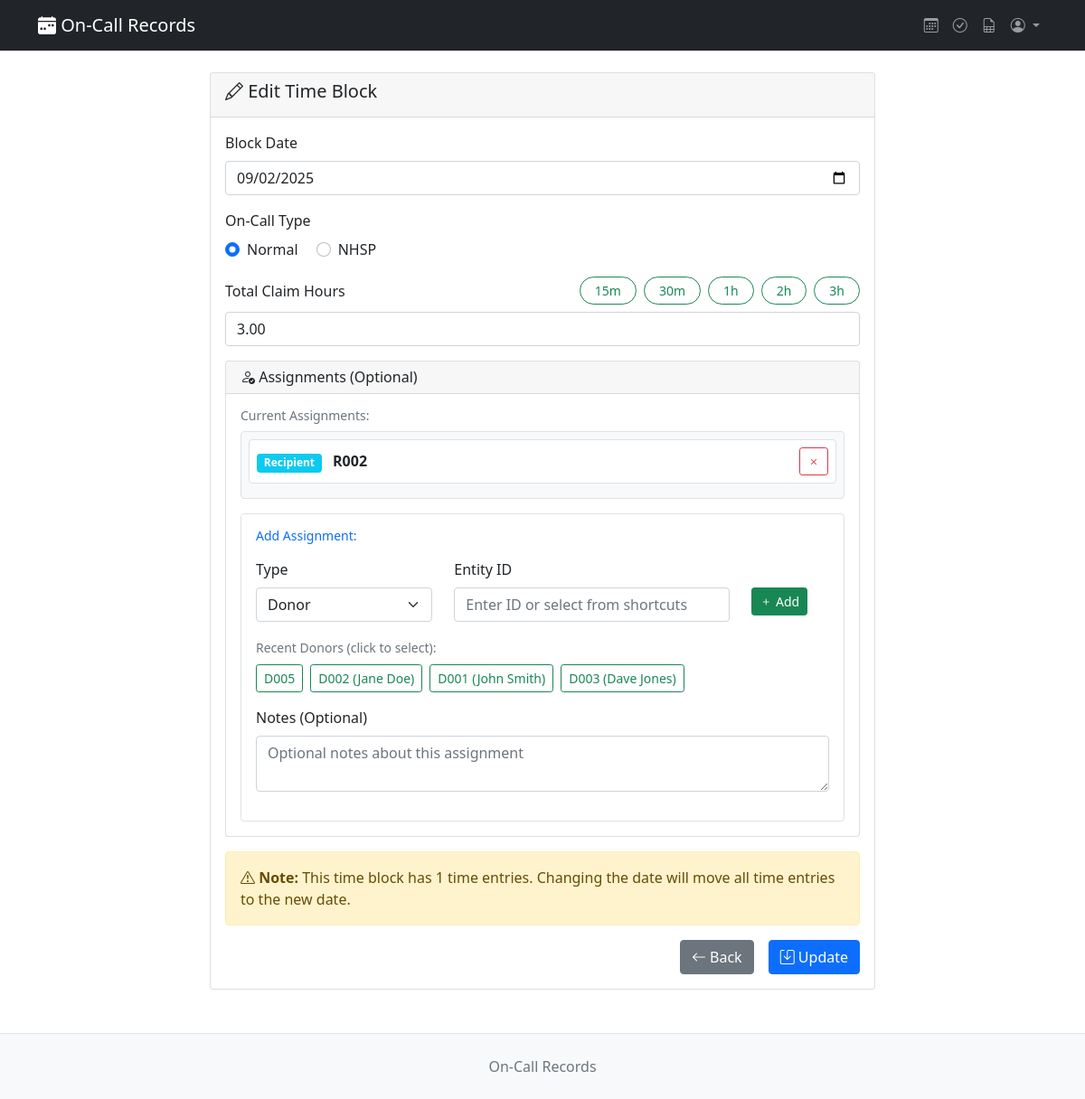
The page /block/11/edit/ (signed in) on the database its author committed.
### records/models.py (models this page shows, shortened)
class TimeBlock(models.Model):
    ONCALL_TYPE_CHOICES = [
        ('normal', 'Normal'),
        ('nhsp', 'NHSP'),
    ]
    staff = models.ForeignKey(OnCallStaff, on_delete=models.CASCADE)
    date = models.DateField()
    day_type = models.ForeignKey(
        DayType, on_delete=models.CASCADE, null=True, blank=True
    )
    oncall_type = models.CharField(
        max_length=20,
        choices=ONCALL_TYPE_CHOICES,
        default='normal',
        help_text="Type of on-call duty"
    )
    claim = models.DecimalField(
        max_digits=5,
        decimal_places=2,
        null=True,
        blank=True,
        help_text="Total claim hours for this block",
    )
    created = models.DateTimeField(default=timezone.now)
    last_modified = models.DateTimeField(auto_now=True)
    class Meta:
        pass

class Donor(models.Model):
    donor_id = models.CharField(
        max_length=50,
        unique=True,
        help_text="Donor identifier (can be numeric or text)",
    )
    name = models.CharField(max_length=100, blank=True, help_text="Optional donor name")
    notes = models.TextField(blank=True, help_text="Additional notes about this donor")
    created = models.DateTimeField(default=timezone.now)

### records/views.py (the view)
# urls.py: path('block/<int:block_id>/edit/', views.edit_timeblock, name='edit_timeblock'),
@require_oncall_staff
@check_month_not_signed_off
def edit_timeblock(request, block_id):
    staff = request.staff
    time_block = get_object_or_404(
        TimeBlock.objects.prefetch_related("assignments"), id=block_id, staff=staff
    )
    if request.method == "POST":
        form = TimeBlockEditForm(request.POST, instance=time_block)
        if form.is_valid():
            updated_block = form.save()
            messages.success(request, "Block updated successfully!")
            return redirect(get_dashboard_url_with_date(updated_block.date))
    else:
        form = TimeBlockEditForm(instance=time_block)
    return render(
        request,
        "records/edit_timeblock.html",
        {
            "form": form,
            "time_block": time_block,
        },
    )

### records/models.py (called while the page is built)
    @classmethod
    def is_month_signed_off(cls, staff, year, month):
        return cls.objects.filter(staff=staff, year=year, month=month).exists()

### records/templates/records/edit_timeblock.html (shortened to what this page needs)
{% extends 'records/base.html' %}
{% block content %}
<div class="row justify-content-center">
    <div class="col-md-8">
        <div class="card">
            <div class="card-header">
                <h5><i class="bi bi-pencil"></i> Edit Time Block</h5>
            </div>
            <div class="card-body">
                <form method="post">
                    <div class="mb-3">
                        <label for="{{ form.date.id_for_label }}" class="form-label">Block Date</label>
                        {{ form.date }}
                    </div>
                    <div class="mb-3">
                        <label class="form-label">On-Call Type</label>
                        <div class="form-check-container">
                            {% for choice in form.oncall_type %}
                                <div class="form-check form-check-inline">
                                    {{ choice.tag }}
                                    <label class="form-check-label" for="{{ choice.id_for_label }}">
                                        {{ choice.choice_label }}
                                    </label>
                                </div>
                            {% endfor %}
                        </div>
                    </div>
                    <div class="mb-3">
                        <div class="d-flex align-items-center justify-content-between mb-2">
                            <label for="{{ form.claim.id_for_label }}" class="form-label mb-0">Total Claim Hours</label>
                            <div class="d-flex flex-wrap gap-2" role="group">
                                <button type="button" class="btn btn-outline-success btn-sm rounded-pill px-3" onclick="setClaimHours(0.25)">15m</button>
                                <button type="button" class="btn btn-outline-success btn-sm rounded-pill px-3" onclick="setClaimHours(0.5)">30m</button>
                                <button type="button" class="btn btn-outline-success btn-sm rounded-pill px-3" onclick="setClaimHours(1)">1h</button>
                                <button type="button" class="btn btn-outline-success btn-sm rounded-pill px-3" onclick="setClaimHours(2)">2h</button>
                                <button type="button" class="btn btn-outline-success btn-sm rounded-pill px-3" onclick="setClaimHours(3)">3h</button>
                            </div>
                        </div>
                        {{ form.claim }}
                    </div>
                    <div class="card mb-3">
                        <div class="card-header">
                            <h6 class="mb-0"><i class="bi bi-person-check"></i> Assignments (Optional)</h6>
                        </div>
                        <div class="card-body">
                            <div id="current-assignments" class="mb-3">
                                <h6 class="small text-muted mb-2">Current Assignments:</h6>
                                <div id="assignments-list" class="border rounded p-2 bg-light">
                                </div>
                            </div>
                            <div class="border rounded p-3 bg-white">
                                <h6 class="small text-primary mb-3">Add Assignment:</h6>
                                <div class="row">
                                    <div class="col-md-4">
                                        <div class="mb-3">
                                            <label for="{{ form.assignment_type.id_for_label }}" class="form-label">Type</label>
                                            {{ form.assignment_type }}
                                        </div>
                                    </div>
                                    <div class="col-md-6">
                                        <div class="mb-3">
                                            <label for="{{ form.entity_id.id_for_label }}" class="form-label">Entity ID</label>
                                            {{ form.entity_id }}
                                        </div>
                                    </div>
                                    <div class="col-md-2">
                                        <div class="mb-3">
                                            <label class="form-label">&nbsp;</label>
                                            <button type="button" id="add-assignment-btn" class="btn btn-success btn-sm d-block">
                                                <i class="bi bi-plus"></i> Add
                                            </button>
                                        </div>
                                    </div>
                                </div>
                                <div id="recent-donors" class="mb-3" style="display: block;">
                                    <label class="form-label small text-muted">Recent Donors (click to select):</label>
                                    <div class="d-flex flex-wrap gap-2">
                                        {% for donor in form.recent_donors %}
                                            <button type="button" class="btn btn-outline-success btn-sm recent-item-btn"
                                                    onclick="selectEntity('{{ donor.donor_id|escapejs }}')">
                                                {{ donor.donor_id }}{% if donor.name %} ({{ donor.name }}){% endif %}
                                            </button>
                                        {% empty %}
                                            <span class="text-muted">No recent donors</span>
                                        {% endfor %}
                                    </div>
                                </div>
                                <div class="mb-3">
                                    <label for="{{ form.assignment_notes.id_for_label }}" class="form-label">Notes (Optional)</label>
                                    {{ form.assignment_notes }}
                                </div>
                            </div>
                        </div>
                    </div>
                    <div class="alert alert-warning">
                        <i class="bi bi-exclamation-triangle"></i>
                        <strong>Note:</strong> This time block has {{ time_block.time_entries.count }} time entries. Changing the date will move all time entries to the new date.
                    </div>
                    <div class="d-grid gap-2 d-md-flex justify-content-md-end">
                        <a href="{% url 'dashboard' %}" class="btn btn-secondary me-md-2">
                            <i class="bi bi-arrow-left"></i> Back
                        </a>
                        <button type="submit" class="btn btn-primary">
                            <i class="bi bi-save"></i> Update
                        </button>
                    </div>
                </form>
            </div>
        </div>
    </div>
</div>
{% endblock %}

### rows shown on the page
TimeBlock: date "09/02/2025", claim "3.00", time_entries.count "1"
Donor: donor_id "D005"
Donor: donor_id "D002", name "Jane Doe"
Donor: donor_id "D001", name "John Smith"
Donor: donor_id "D003", name "Dave Jones"

### other values the page prints
{{ choice.choice_label }} "Normal" "NHSP"
